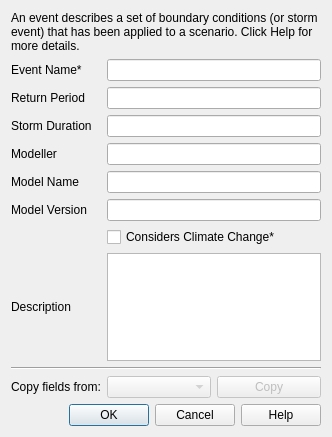
<?xml version="1.0" encoding="UTF-8"?>
<ui version="4.0">
 <class>Dialog</class>
 <widget class="QDialog" name="Dialog">
  <property name="windowModality">
   <enum>Qt::ApplicationModal</enum>
  </property>
  <property name="geometry">
   <rect>
    <x>0</x>
    <y>0</y>
    <width>332</width>
    <height>437</height>
   </rect>
  </property>
  <property name="windowTitle">
   <string>New Event</string>
  </property>
  <property name="windowIcon">
   <iconset resource="resources.qrc">
    <normaloff>:/plugins/illuvis/illuvis_u_32w.png</normaloff>:/plugins/illuvis/illuvis_u_32w.png</iconset>
  </property>
  <property name="modal">
   <bool>true</bool>
  </property>
  <layout class="QGridLayout" name="gridLayout">
   <item row="4" column="0">
    <widget class="QLabel" name="stormDurationLabel">
     <property name="text">
      <string>Storm Duration</string>
     </property>
    </widget>
   </item>
   <item row="9" column="0">
    <widget class="QLabel" name="descriptionLabel">
     <property name="text">
      <string>Description</string>
     </property>
    </widget>
   </item>
   <item row="3" column="0">
    <widget class="QLabel" name="returnPeriodLabel">
     <property name="text">
      <string>Return Period</string>
     </property>
    </widget>
   </item>
   <item row="5" column="0">
    <widget class="QLabel" name="modellerLabel">
     <property name="text">
      <string>Modeller</string>
     </property>
    </widget>
   </item>
   <item row="2" column="0">
    <widget class="QLabel" name="eventNameLabel">
     <property name="text">
      <string>Event Name*</string>
     </property>
    </widget>
   </item>
   <item row="0" column="0">
    <spacer name="verticalSpacer">
     <property name="orientation">
      <enum>Qt::Vertical</enum>
     </property>
     <property name="sizeHint" stdset="0">
      <size>
       <width>20</width>
       <height>40</height>
      </size>
     </property>
    </spacer>
   </item>
   <item row="6" column="0">
    <widget class="QLabel" name="modelNameLabel">
     <property name="text">
      <string>Model Name</string>
     </property>
    </widget>
   </item>
   <item row="7" column="0">
    <widget class="QLabel" name="label">
     <property name="text">
      <string>Model Version</string>
     </property>
    </widget>
   </item>
   <item row="11" column="1">
    <widget class="QComboBox" name="eventNamesComboBox">
     <property name="enabled">
      <bool>false</bool>
     </property>
    </widget>
   </item>
   <item row="11" column="2">
    <widget class="QPushButton" name="copyPushButton">
     <property name="enabled">
      <bool>false</bool>
     </property>
     <property name="text">
      <string>Copy</string>
     </property>
    </widget>
   </item>
   <item row="14" column="0" colspan="3">
    <widget class="QDialogButtonBox" name="buttonBox">
     <property name="orientation">
      <enum>Qt::Horizontal</enum>
     </property>
     <property name="standardButtons">
      <set>QDialogButtonBox::Cancel|QDialogButtonBox::Help|QDialogButtonBox::Ok</set>
     </property>
    </widget>
   </item>
   <item row="10" column="0" colspan="3">
    <widget class="Line" name="line">
     <property name="orientation">
      <enum>Qt::Horizontal</enum>
     </property>
    </widget>
   </item>
   <item row="9" column="1" colspan="2">
    <widget class="QTextEdit" name="descriptionTextEdit"/>
   </item>
   <item row="8" column="1" colspan="2">
    <widget class="QCheckBox" name="climateChangeCheckBox">
     <property name="text">
      <string>Considers Climate Change*</string>
     </property>
    </widget>
   </item>
   <item row="7" column="1" colspan="2">
    <widget class="QLineEdit" name="modelVersionLineEdit"/>
   </item>
   <item row="6" column="1" colspan="2">
    <widget class="QLineEdit" name="modelNameLineEdit"/>
   </item>
   <item row="5" column="1" colspan="2">
    <widget class="QLineEdit" name="modellerLineEdit"/>
   </item>
   <item row="4" column="1" colspan="2">
    <widget class="QLineEdit" name="stormDurationLineEdit"/>
   </item>
   <item row="3" column="1" colspan="2">
    <widget class="QLineEdit" name="returnPeriodLineEdit"/>
   </item>
   <item row="2" column="1" colspan="2">
    <widget class="QLineEdit" name="eventNameLineEdit"/>
   </item>
   <item row="11" column="0">
    <widget class="QLabel" name="label_3">
     <property name="text">
      <string>Copy fields from:</string>
     </property>
    </widget>
   </item>
   <item row="1" column="0" colspan="3">
    <widget class="QLabel" name="label_2">
     <property name="text">
      <string>An event describes a set of boundary conditions (or storm event) that has been applied to a scenario. Click Help for more details.</string>
     </property>
     <property name="wordWrap">
      <bool>true</bool>
     </property>
    </widget>
   </item>
  </layout>
 </widget>
 <tabstops>
  <tabstop>eventNameLineEdit</tabstop>
  <tabstop>returnPeriodLineEdit</tabstop>
  <tabstop>stormDurationLineEdit</tabstop>
  <tabstop>modellerLineEdit</tabstop>
  <tabstop>modelNameLineEdit</tabstop>
  <tabstop>modelVersionLineEdit</tabstop>
  <tabstop>climateChangeCheckBox</tabstop>
  <tabstop>descriptionTextEdit</tabstop>
  <tabstop>eventNamesComboBox</tabstop>
  <tabstop>copyPushButton</tabstop>
  <tabstop>buttonBox</tabstop>
 </tabstops>
 <resources>
  <include location="resources.qrc"/>
 </resources>
 <connections>
  <connection>
   <sender>buttonBox</sender>
   <signal>rejected()</signal>
   <receiver>Dialog</receiver>
   <slot>reject()</slot>
   <hints>
    <hint type="sourcelabel">
     <x>295</x>
     <y>350</y>
    </hint>
    <hint type="destinationlabel">
     <x>286</x>
     <y>119</y>
    </hint>
   </hints>
  </connection>
  <connection>
   <sender>buttonBox</sender>
   <signal>helpRequested()</signal>
   <receiver>Dialog</receiver>
   <slot>helpPressed()</slot>
   <hints>
    <hint type="sourcelabel">
     <x>316</x>
     <y>342</y>
    </hint>
    <hint type="destinationlabel">
     <x>325</x>
     <y>66</y>
    </hint>
   </hints>
  </connection>
  <connection>
   <sender>buttonBox</sender>
   <signal>accepted()</signal>
   <receiver>Dialog</receiver>
   <slot>create()</slot>
   <hints>
    <hint type="sourcelabel">
     <x>174</x>
     <y>338</y>
    </hint>
    <hint type="destinationlabel">
     <x>131</x>
     <y>51</y>
    </hint>
   </hints>
  </connection>
  <connection>
   <sender>copyPushButton</sender>
   <signal>clicked()</signal>
   <receiver>Dialog</receiver>
   <slot>copyButtonPressed()</slot>
   <hints>
    <hint type="sourcelabel">
     <x>257</x>
     <y>304</y>
    </hint>
    <hint type="destinationlabel">
     <x>204</x>
     <y>10</y>
    </hint>
   </hints>
  </connection>
 </connections>
 <slots>
  <slot>helpPressed()</slot>
  <slot>create()</slot>
  <slot>copyButtonPressed()</slot>
 </slots>
</ui>
